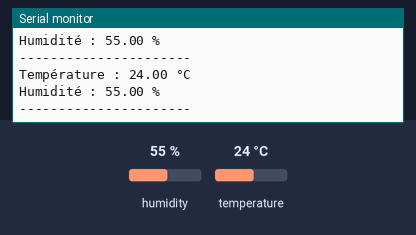
Recording of a sketch running on a simulated Arduino Mega 2560, built with avr-gcc and run on an emulated ATmega2560. On the bench: the last lines printed to the serial monitor. Inputs (shaded band) come from the test bench; at power-on: humidity 55 %, temperature 24 °C.

Above: at 1.9 s.
2.0 s: humidity set to 22 %
At 3.1 s:
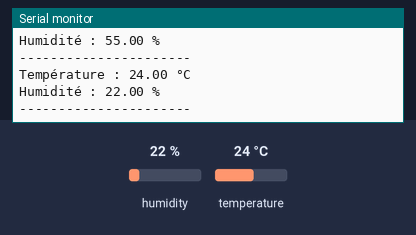
3.5 s: temperature set to 12 °C
At 4.9 s:
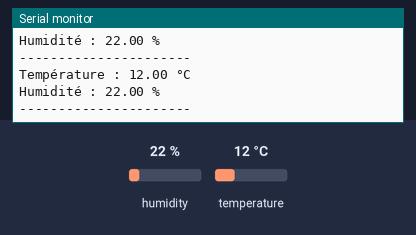
5.0 s: humidity set to 40 %
At 6.4 s:
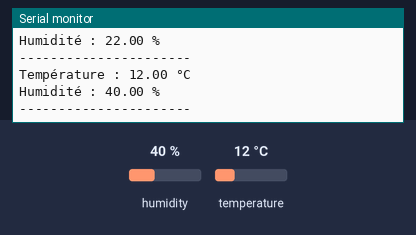
Timing chart, 0 to 8.0 s (numbered marks = the images above; inputs shaded):
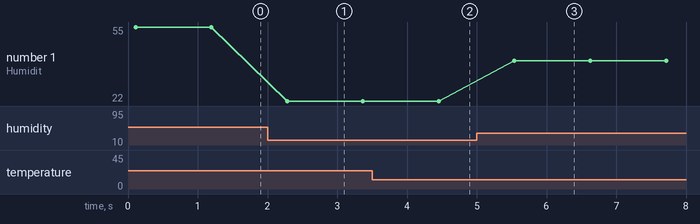

Measured:
- after the input at 2.0 s, the serial monitor: prints a new line after 0.28 s (image 1)
- after the input at 3.5 s, the serial monitor: prints a new line after 0.93 s (image 2)
- after the input at 5.0 s, the serial monitor: prints a new line after 0.54 s (image 3)
- plotted number 1: 55 → 22 after the input at 2.0 s, 22 → 40 after the input at 5.0 s

The sketch:

SHT-C3.ino
```cpp
#include <Adafruit_SHTC3.h> // Bibliothèque pour le capteur SHTC3
#include <Wire.h> // Bibliothèque pour la communication I2C
#include <SPI.h> // Obliger de mettre cette bibliothèque même si on est en I2C
//car la bibliotheque adafruit doit pouvoir trouver le SPI

// On crée un objet représentant le capteur
Adafruit_SHTC3 shtc3;

void setup() {
  // Initialisation de la communication série
  Serial.begin(9600); // Ouvre le port série à 9600 bauds
  while (!Serial) delay(10); // Attendre que le moniteur série soit prêt (utile sur certains appareils)

  // Initialisation du capteur SHTC3
  if (!shtc3.begin()) { // Vérifie si le capteur est correctement détecté
    Serial.println("Erreur : Capteur SHTC3 non détecté !"); // Message d'erreur si le capteur n'est pas trouvé
    while (1) delay(10); // Stoppe le programme pour éviter d'aller plus loin
  }
  Serial.println("Capteur SHTC3 détecté avec succès !"); // Confirmation que le capteur est prêt
}

void loop() {
  // Création de deux variables pour stocker les données
  sensors_event_t humidity, temp; // `humidity` pour l'humidité, `temp` pour la température

  // Lecture des données depuis le capteur
  if (shtc3.getEvent(&humidity, &temp)) { // `getEvent` retourne true si les données sont bien lues
    // Affichage de la température
    Serial.print("Température : ");
    Serial.print(temp.temperature); // Affiche la valeur de la température
    Serial.println(" °C"); // Ajoute l'unité pour que ce soit plus clair

    // Affichage de l'humidité relative
    Serial.print("Humidité : ");
    Serial.print(humidity.relative_humidity); // Affiche la valeur de l'humidité
    Serial.println(" %"); // Ajoute l'unité pour l'humidité

    // Ligne séparatrice pour une meilleure lisibilité des données dans le moniteur série
    Serial.println("----------------------");
  } else {
    // Si la lecture des données échoue, on affiche un message d'erreur
    Serial.println("Erreur : Impossible de lire les données du capteur !");
  }

  delay(1000); // Attend 1 seconde avant de refaire une lecture pour éviter d'inonder le moniteur série
}
```
